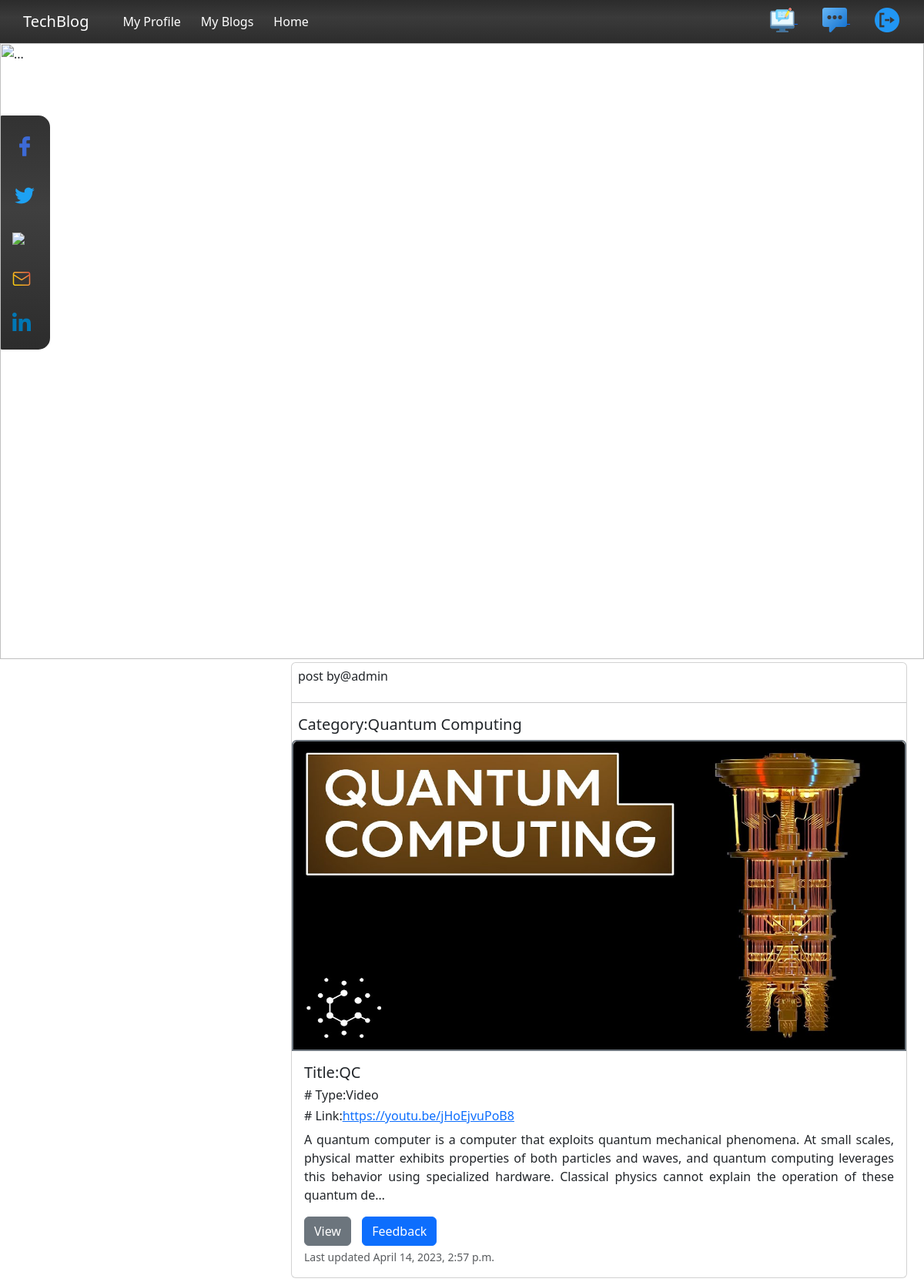
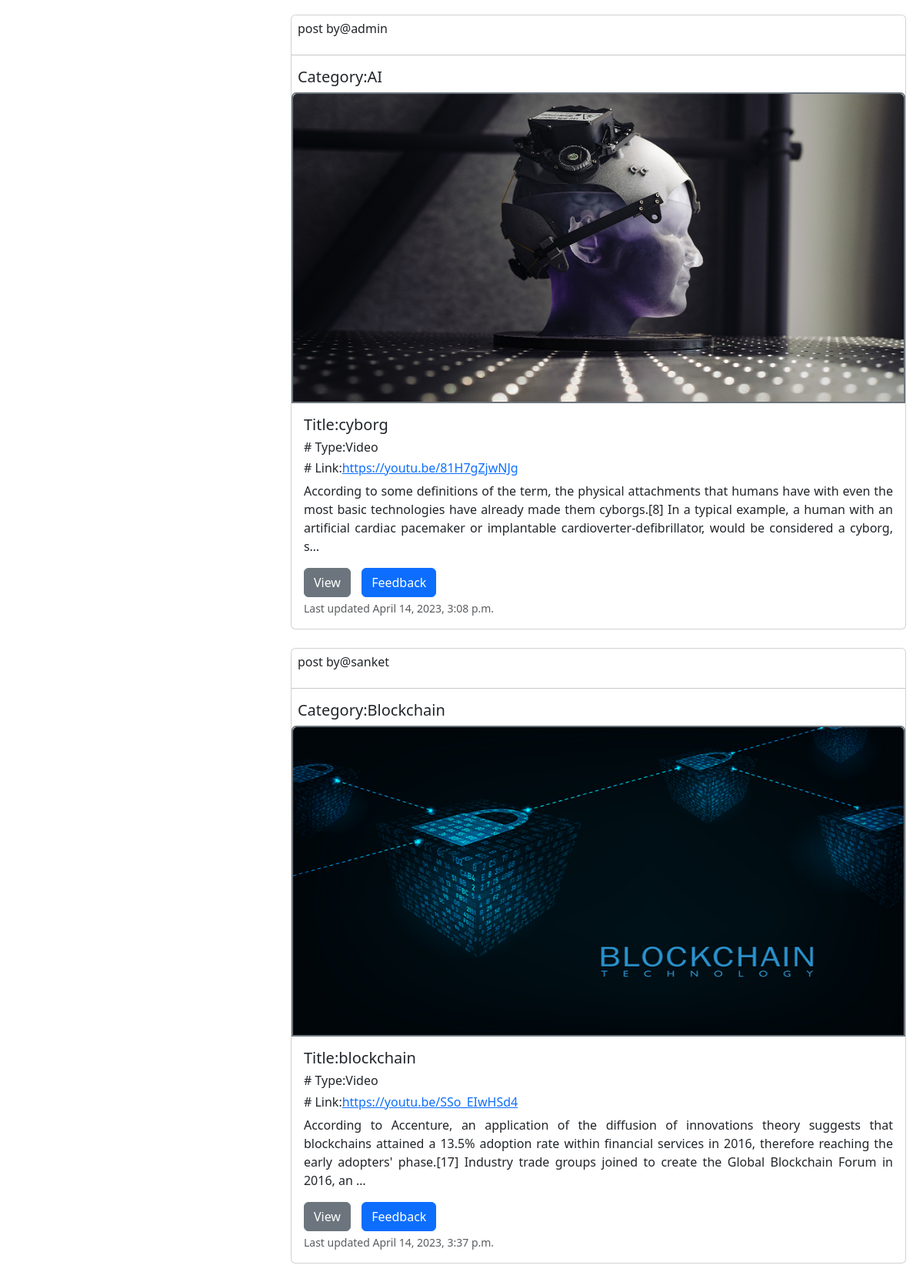
/home/, run on the app's committed database (2 pictures, top to bottom).
### app/models.py (models this page shows, shortened)
class Post(models.Model):
    sno =models.AutoField(primary_key=True)
    author = models.ForeignKey(User,on_delete=models.CASCADE,null=True, blank=True)
    category = models.CharField(max_length=20)
    bimage = models.ImageField(upload_to="bimages/", default="")
    title = models.CharField(max_length=50)
    stype = models.CharField(max_length=20,null=True,blank=True)
    slink = models.CharField(max_length=50,null=True,blank=True)
    content = models.TextField()
    slug = AutoSlugField(populate_from='title',unique=True,null=True,blank=True)
    timeStamp = models.DateTimeField(blank=True)
    def geturl(self):
        return f'/posts/{self.slug}/'
    def feedback(self):
        return f'/feedback/{self.slug}/'

### app/views.py (the view)
# urls.py: path('home/',views.home, name='home'),
def home(request):
    allPosts = Post.objects.all()
    context = {'allPosts':allPosts}
    return render(request, 'home.html',context)

### templates/home.html (shortened to what this page needs)
{% extends 'base.html'%}
{% block body %}
{% load static %}
<link rel="stylesheet" href="{% static 'home.css'%}">
<div class="container-fluid home" >
   <div class="container-fluid mb-1">
      <div id="carouselExampleFade" class="carousel slide carousel-fade">
         <div class="carousel-inner">
            <div class="carousel-item active">
               <img src="https://source.unsplash.com/1600x600/?mechatronics" class="d-block w-100" alt="...">
               <div class="carousel-caption d-none d-md-block">
                  <h1>TechBLOG</h1>
                  <h3>Share Your Knowledge</h3>
                  <h5>TechBlog is a platform to Share Information,Updates,Project Ideas about Trending Technology </h5>
               </div>
            </div>
         </div>
         <button class="carousel-control-prev" type="button" data-bs-target="#carouselExampleFade" data-bs-slide="prev">
         <span class="carousel-control-prev-icon" aria-hidden="true"></span>
         </button>
         <button class="carousel-control-next" type="button" data-bs-target="#carouselExampleFade" data-bs-slide="next">
         <span class="carousel-control-next-icon" aria-hidden="true"></span>
         </button>
      </div>
   </div>
   <div class="sidebar " style="border-radius:3px 15px 15px 3px;">
      <a class="p-3 pt-4" href="{% url 'createblog' %}"> <img src="{% static 'fb.png' %}" ></a>
      <a class="p-3" href="{% url 'createblog' %}"> <img src="{% static 'twitter.png' %}" ></a>
      <a class="p-3" href="https://instagram.com/techblog571?igshid=ZDdkNTZiNTM="> <img src="{% static 'insta.png' %}" ></a>
      <a class="p-3" href="techblog571@gamil.com"> <img src="{% static 'em.png' %}" ></a>
      <a class="p-3 pb-4" href="{% url 'createblog' %}"> <img src="{% static 'ln.png' %}" ></a>
   </div>
   {% for post  in allPosts %}
   <div class="blog">
      <div class="card mb-4" style="width:50rem;">
         <h6 class="card-text px-2 pt-2 py-0">post by@{{post.author}}</h6>
         <hr>
         <h5 class="card-text px-2">Category:{{post.category}}</h5>
         <span class="border border-2 border-secondary rounded-top">
         {% if post.bimage %}
         <img src="{{post.bimage.url}}" height="400" class="card-img-top" alt="...">
         {% endif %}
         </span>
         <div class="card-body">
            <h5 class="card-title">Title:{{post.title}}</h5>
            <h6 class="card-title"># Type:{{post.stype}}</h6>
            <h6 class="card-title"># Link:<a href="{{post.slink}}">{{post.slink}}</a></h6>
            <p class="card-text" style="text-align:justify;">{{post.content | truncatechars:300 }}</p>
            <a href="{{post.geturl}}" class="btn btn-secondary"> View </a>
            <a href="{{post.feedback}}" class="btn btn-primary">Feedback</a>
            <p class="card-text py-1 pb-0"><small class="text-muted">Last updated {{post.timeStamp}}</small></p>
         </div>
      </div>
   </div>
   {% endfor %}
</div>
{% endblock body %}

### static/base.css (style rules this page uses)
.btn { margin-right:10; }

### static/home.css (style rules this page uses)
.container-fluid { padding-left: 0%; padding-right: 0%; }
.blog { margin-left:10cm; }
.sidebar { margin-top:150px; }
.sidebar { position: fixed; width: 65px; height:fit-content; top:0; left: 0; bottom: 0; background:linear-gradient(to bottom, #323232 0%, #3F3F3F 40%, #1C1C1C 150%), linear-gradient(to top, rgba(255,255,255,0.40) 0%, rgba(0,0,0,0.25) 200%); }
.sidebar a { display: block; padding: 10px 20px; color: black; text-decoration: none; font-family: "Rubik"; letter-spacing: 2px; }

### data on the page
Post: author "admin", category "Quantum Computing", bimage (picture), title "QC", stype "Video", slink "https://youtu.be/jHoEjvuPoB8", content "A quantum computer is a computer that exploits quantum mechanical phenomena. At small scales, physical matter exhibits properties of both particles and waves, and quantum computing leverages this behavior using specialized hardware. Classical physics cannot explain the operation of these quantum de…", timeStamp "April 14, 2023, 2:57 p.m."
Post: author "admin", category "AI", bimage (picture), title "cyborg", stype "Video", slink "https://youtu.be/81H7gZjwNJg", content "According to some definitions of the term, the physical attachments that humans have with even the most basic technologies have already made them cyborgs.[8] In a typical example, a human with an artificial cardiac pacemaker or implantable cardioverter-defibrillator, would be considered a cyborg, s…", timeStamp "April 14, 2023, 3:08 p.m."
Post: author "sanket", category "Blockchain", bimage (picture), title "blockchain", stype "Video", slink "https://youtu.be/SSo_EIwHSd4", content "According to Accenture, an application of the diffusion of innovations theory suggests that blockchains attained a 13.5% adoption rate within financial services in 2016, therefore reaching the early adopters' phase.[17] Industry trade groups joined to create the Global Blockchain Forum in 2016, an …", timeStamp "April 14, 2023, 3:37 p.m."
